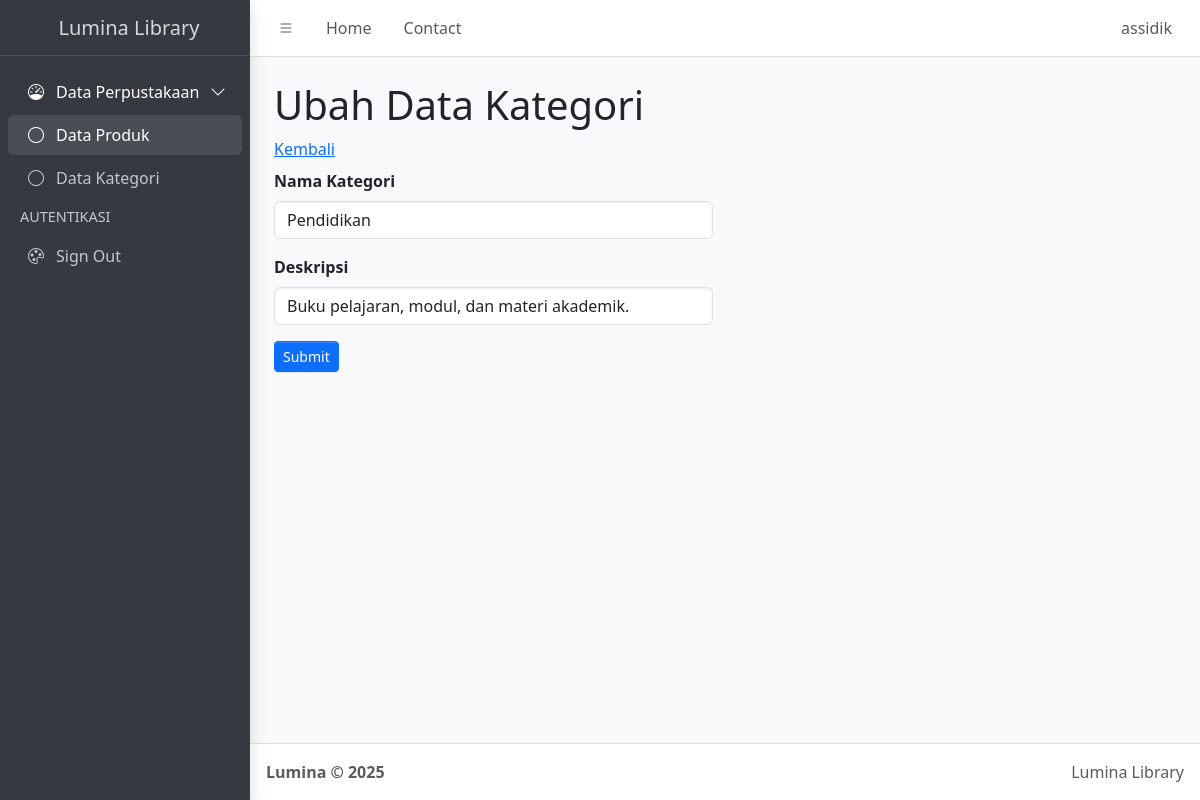
Page /ubah_data2.php?id_kategori=1006 (signed in) on the committed database.
### tables this page shows
CREATE TABLE `kategori` (
  `id_kategori` int(12) NOT NULL,
  `kategori` varchar(255) NOT NULL,
  `deskripsi` text NOT NULL,
  `tanggal_input` timestamp(6) NOT NULL DEFAULT current_timestamp(6) ON UPDATE current_timestamp(6)
);

### function.php (called while the page is built, shortened)
<?php
$conn = mysqli_connect("localhost", "root", "", "simbs");
function query($query)
{
    global $conn;
    $result = mysqli_query($conn, $query);
    $rows = [];
    while ($row = mysqli_fetch_assoc($result)) {
        $rows[] = $row;
    }
    return $rows;
}

### ubah_data2.php (the view, shortened to what this page needs)
<?php
require("function.php");
$id_kategori = $_GET['id_kategori'];
$query = query("SELECT * FROM kategori WHERE id_kategori = $id_kategori");
if (isset($query[0])) {
  $kategori = $query[0];
} else {
  echo "<script>alert('Data kategori tidak ditemukan!');
        document.location.href = 'index.php';</script>";
  exit;
}
?>
<!DOCTYPE html>
<html lang="en">
<head>
  <link href="https://cdn.jsdelivr.net/npm/bootstrap@5.0.2/dist/css/bootstrap.min.css" rel="stylesheet">
</head>
<body>
  <link
    rel="stylesheet"
    href="https://cdn.jsdelivr.net/npm/@fontsource/source-sans-3@5.0.12/index.css"
    media="print"
    onload="this.media='all'" />
  <link
    rel="stylesheet"
    href="https://cdn.jsdelivr.net/npm/overlayscrollbars@2.11.0/styles/overlayscrollbars.min.css"
 />
  <link
    rel="stylesheet"
    href="https://cdn.jsdelivr.net/npm/bootstrap-icons@1.13.1/font/bootstrap-icons.min.css"
 />
  <link rel="stylesheet" href="dist/css/adminlte.min.css" />
  <link
    rel="stylesheet"
    href="https://cdn.jsdelivr.net/npm/apexcharts@3.37.1/dist/apexcharts.css"
 />
  <link
    rel="stylesheet"
    href="https://cdn.jsdelivr.net/npm/jsvectormap@1.5.3/dist/css/jsvectormap.min.css"
 />
  </head>
  <body class="layout-fixed sidebar-expand-lg bg-body-tertiary">
    <div class="app-wrapper">
      <nav class="app-header navbar navbar-expand bg-body">
        <div class="container-fluid">
          <ul class="navbar-nav">
            <li class="nav-item">
              <a class="nav-link" data-lte-toggle="sidebar" href="#" role="button">
                <i class="bi bi-list"></i>
              </a>
            </li>
            <li class="nav-item d-none d-md-block">
              <a href="#" class="nav-link">Home</a>
            </li>
            <li class="nav-item d-none d-md-block">
              <a href="https://www.instagram.com/assidiqla?igsh=emx3Nmw4eHplbW9m" class="nav-link">Contact</a>
            </li>
          </ul>
          <ul class="navbar-nav ms-auto">
            <li class="nav-item dropdown user-menu">
              <a href="#" class="nav-link dropdown-toggle" data-bs-toggle="dropdown">
                <span class="d-none d-md-inline"><?= htmlspecialchars($_SESSION['username']); ?></span>
              </a>
            </li>
          </ul>
        </div>
      </nav>
      <aside class="app-sidebar bg-body-secondary shadow" data-bs-theme="dark">
        <div class="sidebar-brand">
          <a href="index2.php" class="brand-link">
            <span class="brand-text fw-light">Lumina Library</span>
          </a>
        </div>
        <div class="sidebar-wrapper">
          <nav class="mt-2">
            <ul
              class="nav sidebar-menu flex-column"
              data-lte-toggle="treeview"
              role="navigation"
              aria-label="Main navigation"
              data-accordion="false"
              id="navigation">
              <li class="nav-item menu-open">
                <a href="#" class="nav-link active">
                  <i class="nav-icon bi bi-speedometer"></i>
                  <p>
                    Data Perpustakaan
                  </p>
                </a>
                <ul class="nav nav-treeview">
                  <li class="nav-item">
                    <a href="index.php" class="nav-link active">
                      <i class="nav-icon bi bi-circle"></i>
                      <p>Data Produk</p>
                    </a>
                  </li>
                  <li class="nav-item">
                    <a href="index2.php" class="nav-link">
                      <i class="nav-icon bi bi-circle"></i>
                      <p>Data Kategori</p>
                    </a>
                  </li>
                </ul>
              </li>
              <li class="nav-header">AUTENTIKASI</li>
              <li class="nav-item">
                <a href="logout.php" class="nav-link">
                  <i class="nav-icon bi bi-palette"></i>
                  <p>Sign Out</p>
                </a>
              </li>
            </ul>
          </nav>
        </div>
      </aside>
      <div class="p-4 container">
        <div class="row">
          <h1 class="mb-2">Ubah Data Kategori</h1>
          <a href="index2.php" class="mb-2">Kembali</a>
          <div class="col-md-6">
            <form action="" method="POST">
              <div class="mb-3">
                <label class="form-label fw-bold">Nama Kategori</label>
                <input type="text" class="form-control" name="kategori"
                  value="<?= $kategori['kategori'] ?>" autocomplete="off">
              </div>
              <div class="mb-3">
                <label class="form-label fw-bold">Deskripsi</label>
                <input type="text" class="form-control" name="deskripsi"
                  value="<?= $kategori['deskripsi'] ?>" autocomplete="off">
              </div>
              <button type="submit" name="tombol_submit" class="btn btn-primary btn-sm">Submit</button>
            </form>
          </div>
        </div>
      </div>
      <footer class="app-footer">
        <div class="float-end d-none d-sm-inline">Lumina Library</div>
        <strong>
          Lumina &copy; 2025&nbsp;
        </strong>
      </footer>
    </div>
  </body>
</html>

### rows in the picture
kategori: kategori "Pendidikan", deskripsi "Buku pelajaran, modul, dan materi akademik."

### other values in the picture
$_SESSION['username'] "assidik"
